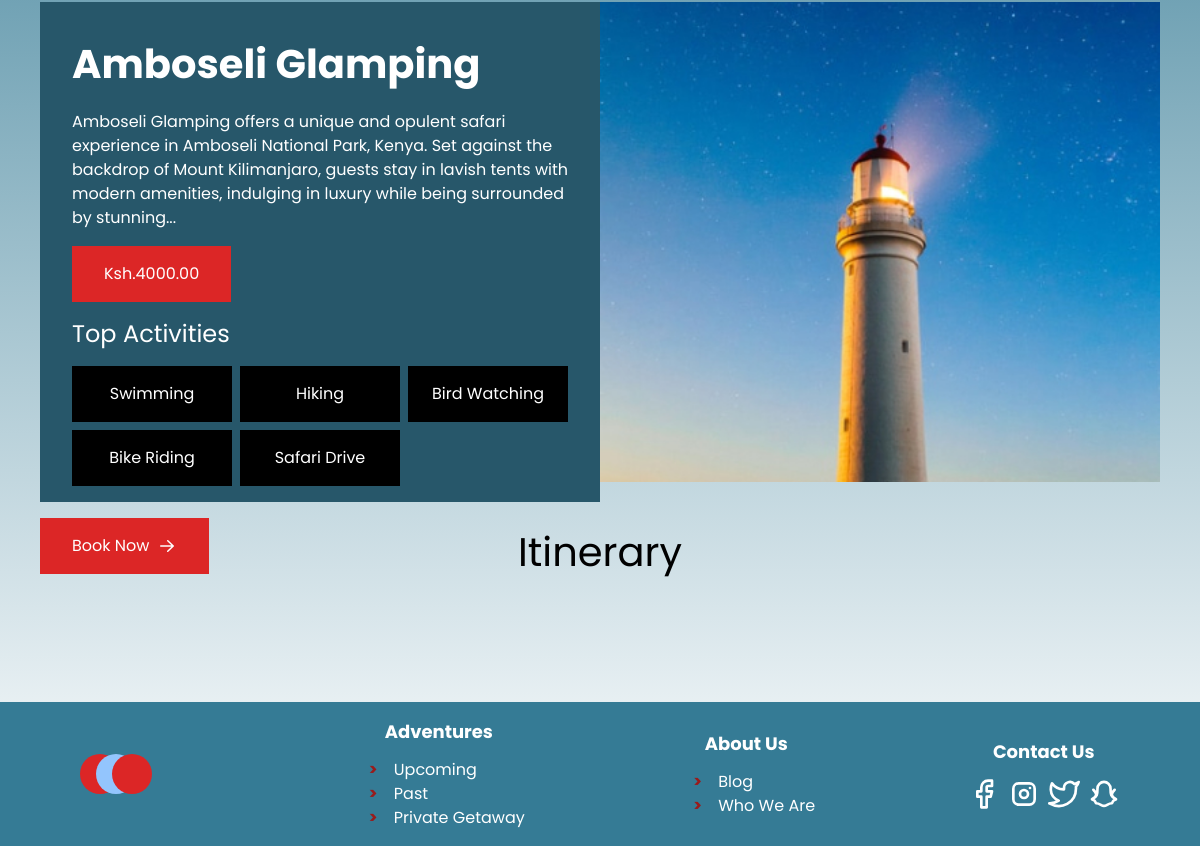
The app's page /adventures/3a78d5d9-3136-41db-b91c-bafca54f5fa3 (lower part), older data.
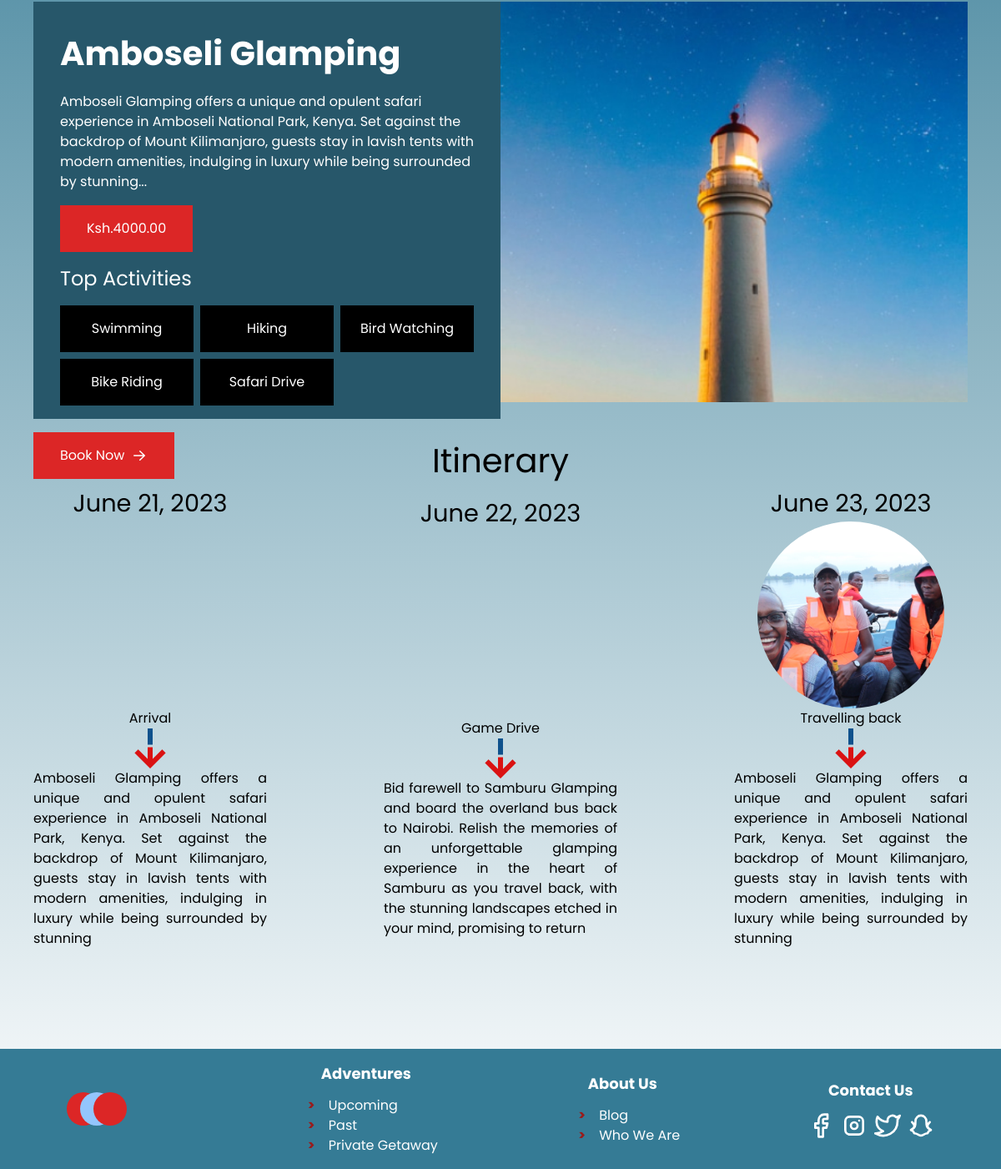
The same page, newer data.
### booking/models.py (models this page shows, shortened)
class BaseModel(models.Model):
    id = models.UUIDField(primary_key=True, default=uuid.uuid4, editable=False)
    created_at = models.DateTimeField(auto_now_add=True)
    updated_at = models.DateTimeField(auto_now=True)
    class Meta:
        abstract = True

class Itinerary(BaseModel):
    adventure_id = models.ForeignKey(Adventure, on_delete=models.CASCADE, related_name='itinerary_advs')
    name = models.CharField(max_length=250)
    description = models.CharField(max_length=1024)
    image = models.ImageField(upload_to='images')
    day = models.DateField()

### booking/views.py (the view)
# urls.py: path('adventures/<str:id>', views.adv_details, name='adventure'),
def adv_details(request, id):
    adventure_url = reverse('adventure', args=[id])
    adv = Adventure.objects.get(id=id)
    activities = [activity.strip() for activity in adv.activities.split(",")]
    p = Paginator(adv.itinerary_advs.all(), 3)
    page = request.GET.get('page')
    itineraries = p.get_page(page)
    context = {'adventure_url': adventure_url, 'adv': adv, 'activities': activities, 'itineraries': itineraries }
    return render(request, 'booking/adventure.html', context)

### booking/templates/booking/adventure.html (shortened to what this page needs)
{% extends 'booking/base.html' %} {% load static %} {% block content %}
<section class="flex w-full px-10 h-max pt-10 justify-between">
  <div class="w-[35rem] h-[30rem]">
    <div class="bg-[#27576A] text-white flex flex-col h-max pb-4 space-y-4">
      <h2 class="text-[2.5rem] pt-8 mx-8 font-bold">{{ adv.name }}</h2>
      <p class="mx-8">{{ adv.description }}...</p>
      <p class="mx-8 flex items-center bg-red-600 py-4 my-4 px-8 max-w-fit">
        Ksh.{{ adv.price }}
      </p>
      <h3 class="mx-8 text-2xl">Top Activities</h3>
      <ul class="grid mx-8 grid-cols-3 gap-2">
        {% for activity in activities %}
        <li class="bg-[#000000] p-4 text-center block">{{ activity }}</li>
        {% endfor %}
      </ul>
    </div>
    <div class="flex items-center bg-red-600 py-4 my-4 px-8 max-w-fit">
      <a href="/{{ adv.id }}/order" class="pr-2 text-white">Book Now</a>
      <svg
        xmlns="http://www.w3.org/2000/svg"
        viewBox="0 0 20 20"
        fill="currentColor"
        class="w-5 h-5 text-white"
      >
        <path
          fill-rule="evenodd"
          d="M3 10a.75.75 0 01.75-.75h10.638L10.23 5.29a.75.75 0 111.04-1.08l5.5 5.25a.75.75 0 010 1.08l-5.5 5.25a.75.75 0 11-1.04-1.08l4.158-3.96H3.75A.75.75 0 013 10z"
          clip-rule="evenodd"
        />
      </svg>
    </div>
  </div>
  <div
    class="bg-[url('/static/{{ adv.image}}')] w-[35rem] h-[30rem] bg-cover bg-center"
  ></div>
</section>
<section class="p-10">
  <h3 class="text-center text-[2.5rem]">Itinerary</h3>
  <div class="flex">
    <div class="flex justify-between">
      {% for itenary in itineraries %}
      <div class="flex flex-col justify-center text-center max-w-[25%]">
        <h4 class="text-[1.8rem]">{{ itenary.day }}</h4>
        <div
          class="bg-[url('/static/{{itenary.image}}')] mx-auto w-56 h-56 bg-cover bg-center rounded-full"
        ></div>
        <h5>{{ itenary.name }}</h5>
        <div
          class="bg-[url('/static/images/arrow.png')] mx-auto w-[3rem] h-[3rem] bg-center bg-cover"
        ></div>
        <p class="text-justify">{{itenary.description}}</p>
      </div>
      {% endfor %}
    </div>
  </div>
</section>
{% endblock%}

Row changes from the older to the newer data that the page shows:
added Itinerary: day "June 21, 2023", name "Arrival", description "Amboseli Glamping offers a unique and opulent safari experience in Amboseli National Park, Kenya. Set against the backdrop of Mount Kilimanjaro, guests stay in lavish tents with modern amenities, indulging in luxury while being surrounded by stunning"
added Itinerary: day "June 22, 2023", name "Game Drive", description "Bid farewell to Samburu Glamping and board the overland bus back to Nairobi. Relish the memories of an unforgettable glamping experience in the heart of Samburu as you travel back, with the stunning landscapes etched in your mind, promising to return"
added Itinerary: day "June 23, 2023", image (picture), name "Travelling back", description "Amboseli Glamping offers a unique and opulent safari experience in Amboseli National Park, Kenya. Set against the backdrop of Mount Kilimanjaro, guests stay in lavish tents with modern amenities, indulging in luxury while being surrounded by stunning"
